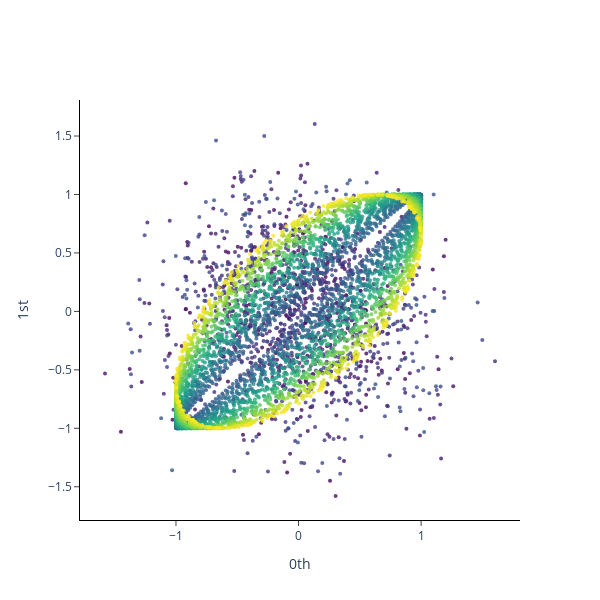

Here is the notebook cell this chart was saved with:
### Code cell
plot_point_cloud(embedded_noise)

### Figure 1 — Plotly figure (JSON) as saved in the notebook; plotly's stock layout.template omitted (floating-point values rounded to 4 significant figures; data arrays with more than 128 entries replaced by an {"elided": "..."} marker saying what was removed)
{"data": [{"marker": {"color": {"elided": "5639 int values"}, "colorscale": [[0, "#440154"], [0.1111, "#482878"], [0.2222, "#3e4989"], [0.3333, "#31688e"], [0.4444, "#26828e"], [0.5556, "#1f9e89"], [0.6667, "#35b779"], [0.7778, "#6ece58"], [0.8889, "#b5de2b"], [1, "#fde725"]], "opacity": 0.8, "size": 4}, "mode": "markers", "type": "scatter", "x": {"elided": "5639 float values"}, "y": {"elided": "5639 float values"}}], "layout": {"height": 600, "plot_bgcolor": "white", "width": 600, "xaxis": {"anchor": "x", "exponentformat": "e", "linecolor": "black", "linewidth": 1, "mirror": false, "showexponent": "all", "showline": true, "side": "bottom", "ticks": "outside", "title": {"text": "0th"}, "type": "linear", "zeroline": true}, "yaxis": {"anchor": "y", "exponentformat": "e", "linecolor": "black", "linewidth": 1, "mirror": false, "showexponent": "all", "showline": true, "side": "left", "ticks": "outside", "title": {"text": "1st"}, "type": "linear", "zeroline": true}}}
